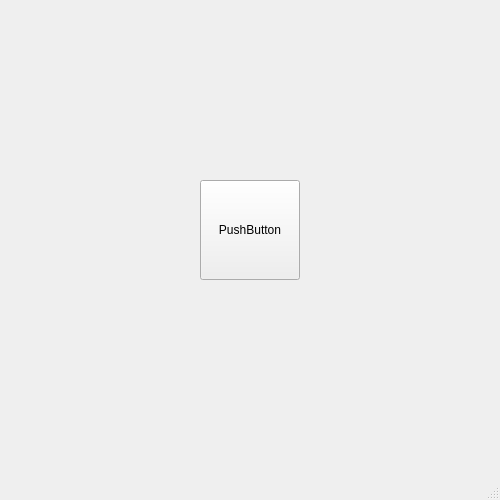
<?xml version="1.0" encoding="UTF-8"?>
<ui version="4.0">
 <class>MainWindow</class>
 <widget class="QMainWindow" name="MainWindow">
  <property name="geometry">
   <rect>
    <x>0</x>
    <y>0</y>
    <width>500</width>
    <height>500</height>
   </rect>
  </property>
  <property name="windowTitle">
   <string>MainWindow</string>
  </property>
  <widget class="QWidget" name="centralwidget">
   <widget class="QPushButton" name="pushButton">
    <property name="geometry">
     <rect>
      <x>200</x>
      <y>180</y>
      <width>100</width>
      <height>100</height>
     </rect>
    </property>
    <property name="text">
     <string>PushButton</string>
    </property>
   </widget>
  </widget>
  <widget class="QMenuBar" name="menubar">
   <property name="geometry">
    <rect>
     <x>0</x>
     <y>0</y>
     <width>500</width>
     <height>22</height>
    </rect>
   </property>
  </widget>
  <widget class="QStatusBar" name="statusbar"/>
 </widget>
 <resources/>
 <connections/>
</ui>
